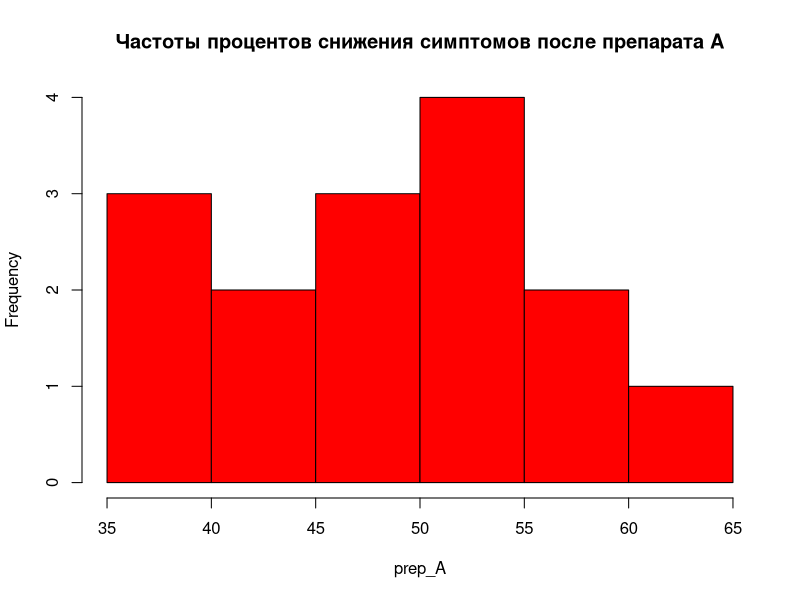
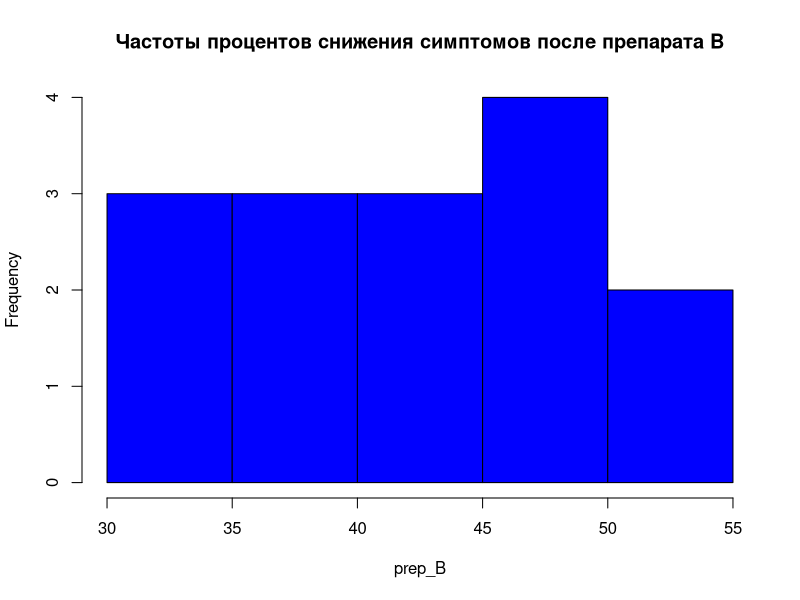

The R script that drew these images, in order: (Note: this script raises an error after producing the figures.)
# тестовое задание по биостатистике

# Задание 1.

# задание выборок данных по препаратам
prep_A <- c(48, 52, 55, 39, 60, 57, 46, 53, 50, 45, 63, 51, 40, 37, 44)
prep_B <- c(42, 46, 39, 35, 52, 49, 38, 41, 47, 36, 54, 50, 33, 30, 43)

nA <- length(prep_A)
nB <- length(prep_B)

# построение гистограмм для визуальной оценки распределения данных
hist(prep_A, col = "red", breaks = 6, main = "Частоты процентов снижения симптомов после препарата A")
hist(prep_B, col = "blue", breaks = 6, main = "Частоты процентов снижения симптомов после препарата B")

# проверка (тоже не совсем корректная) на согласие с нормальным распределением
ks.test(prep_A, "pnorm", 0, 1)
ks.test(prep_B, "pnorm", 0, 1)

# проведение двухвыборочного t-теста для проверки утверждения компании
f <- t.test(prep_A, prep_B, alternative=c("greater"), conf.level=0.95)
mA <- mean(prep_A)
mB <- mean(prep_B)
s2A <- sd(prep_A)
s2B <- sd(prep_B)


df <- (s2A / 15 + s2B / 15)^2 / (1 / 14 * (s2A / 15)^2 + 1 / 14 * (s2B / 15)^2)
qt(p = 0.95, df = 28)

# Задание 2.

# двухвыборочный тест и его использование для получения требуемого размеры выборки
t.test(prep_A, prep_B, alternative=c("greater"), conf.level=0.95)
t.test(prep_A, prep_B, alternative=c("greater"), conf.level=0.95, var.equal=TRUE)

(qt(0.025, 14) + qt(0.2, 14))^2 / (5 / 10)^2

res <- power.t.test(n = 60, delta=5, sd=10, sig.level=0.05)
power.t.test(n=50, sd=10, power=0.8, delta=5, sig.level=0.05)
qt(0.2, 14)
qt(0.975, 14)
qt(0.975, 28)
qnorm(0.2)
qnorm(0.1)
